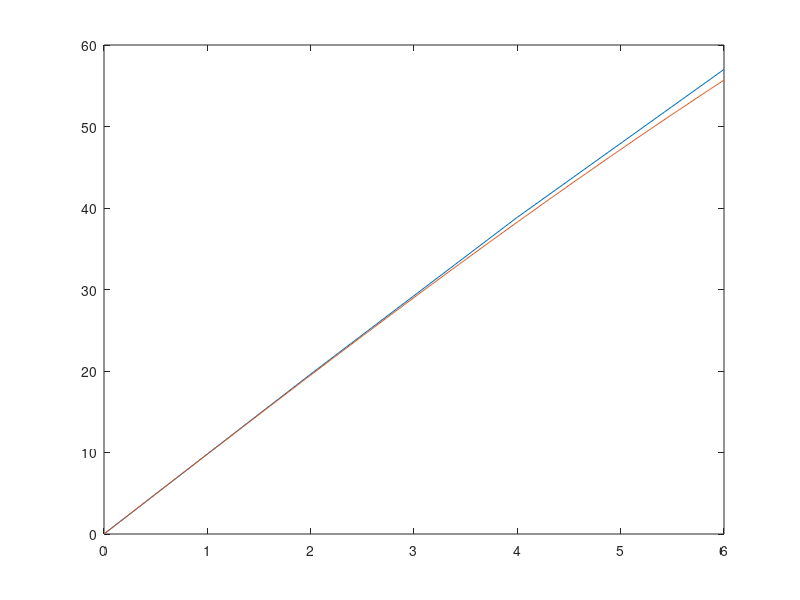

Recreate this plot in MATLAB.
C = 0.7;
g = 9.81;
p = 1.112;
A = 0.025*pi;
m = 62.5;
x = 1;
v2 = zeros(1,4);
T2 = zeros(1,4);
v01 = zeros(1,601);
T01 = zeros(1,601);

for t = 2:2:6
    x = x + 1;
    T2(1,x) = t;
    v2(1,x) = v2(1,x-1) + (g - (C*p*A*v2(1,x-1)^2)/(2*m))*2;
end

for t = 0.01:0.01:6
    x = x + 1;
    T01(1,x) = t;
    v01(1,x) = v01(1,x-1) + (g - (C*p*A*v01(1,x-1)^2)/(2*m))*0.01;
end

plot(T2,v2,T01,v01)

Ea2 = (v01(1,201)-v2(1,2))/v01(1,201)*100
Ea4 = (v01(1,401)-v2(1,3))/v01(1,401)*100
Ea6 = (v01(1,601)-v2(1,4))/v01(1,601)*100